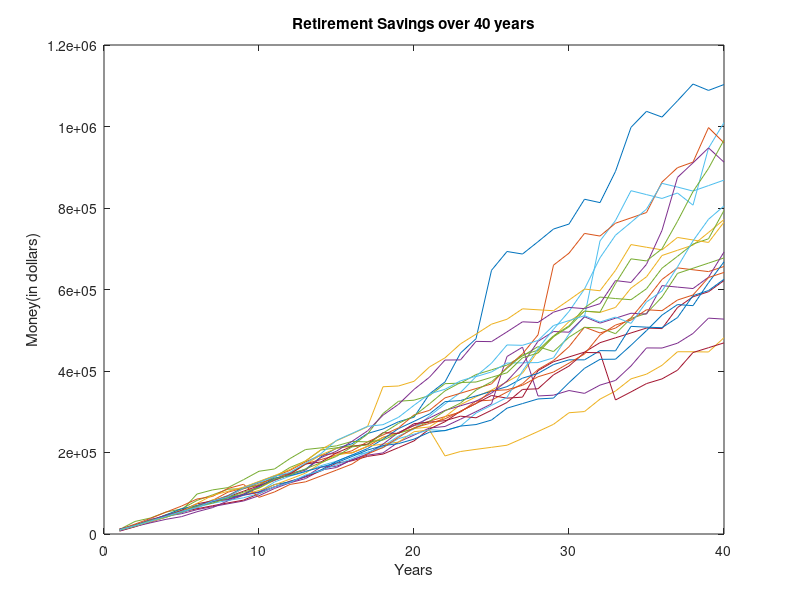

Write the MATLAB code that produced this figure.
%Minjun Park, CAAM 210, 11/27/15
%
%Description: With allocated amounts of stocks, bonds, bank, inverted, and
%casino, this project returns savings in the end of each year over 40 years
%
%Example: firstyear = oneyear(7000, 0, 0, 3000, 0)
%
%USAGE: decide how much money to invest in each category(stocks, bonds,
%bank, inverted, casino). considering the probability of type of the year and
%the probability within the category, make strategy
%
function oneyeardriver
for j =1:20 %repeat 20 times
    
n = 1:40; %over 40 years
firstyear = oneyear(7000, 0, 0, 3000, 0); %first year investment
for i = n;  
    if i < 10 %from year 1 to 9
    nextyear = oneyear(firstyear*0.9, firstyear*0.1, 0, 0, 0); %Strategy 1
    firstyear = nextyear+10000; %adding 10000 every year
    end
    if i >=10 && i <15 %from year 10 to 14
    nextyear = oneyear(firstyear*0.7, firstyear*0.1, firstyear*0.2, 0, 0); %Strategy 2
    firstyear = nextyear+10000; %adding 10000 every year
    end
    if i>=15 && i <= 40 %from year 15 to 40
    nextyear = oneyear(firstyear*0.6, firstyear*0.1, firstyear*0.3, 0, 0); %Strategy 3
    firstyear = nextyear+10000; %adding 10000 every year
    end
    %nextyear = 10000 + nextyear
    average(i) = nextyear; % value of end of the year
end

plot(n, average) %years in x-axis, money in y-axis
title('Retirement Savings over 40 years') %title
xlabel('Years') %x-axis
ylabel('Money(in dollars)') %y-axis
hold on
end

c=0; %initialization
a = [];
for j = 1:2000 %repreat 2000 times
n = 1:40;
firstyear = oneyear(7000, 0, 0, 3000, 0); 
for i = n  
    if i < 25
    nextyear = oneyear(firstyear*0.9, firstyear*0.1, 0, 0, 0);
    firstyear = nextyear + 10000;
    end
    if i >=25 && i <35
    nextyear = oneyear(firstyear*0.7, firstyear*0.1, firstyear*0.2, 0, 0);
    firstyear = nextyear + 10000;
    end
    if i>=35 && i <= 40
    nextyear = oneyear(firstyear*0.6, firstyear*0.1, firstyear*0.3, 0, 0);
    firstyear = nextyear + 10000;  
    end
    average(i) = nextyear;
end %{same code as precedent}
k = average(40); %outcome of the 40th year
if k > 1500000 %if the 40th year is greater than 1500000
    c = c+1; %increment c
end
a = [average(40) a]; %getting values of the last years in 2000 repetitions
end
mx = max(a); %maximum
mn = min(a); %minimum
med = median(a); %median
ave = mean(a); %mean
disp('Trials: 2000')
disp('Maximum Ending Value:')
disp(mx)
disp('Median Ending Value:')
disp(med)
disp('Mean Ending Value:')
disp(ave)
disp('Minimum Ending Value:')
disp(mn)
disp('Proportion above 1500000:')
disp(c/2000) % getting proportion that is greater than 1500000
end

function [outputdollars] = oneyear(stocks, bonds, bank, inverted, casino)

yearrand = rand(); % determines how the particular year went
bucketrand = rand(); %getting random number from 0 to 1
if yearrand < 0.05
    yeartype=0; %catastrophic year
elseif yearrand < 0.50
    yeartype =1;%average year
elseif yearrand < 0.95
    yeartype =2; %Good year
elseif yearrand<= 1
    yeartype =3; %Steller year
end

if yeartype == 0 %catastrophic year
    if bucketrand < 0.2 % stocks change
        stocks = stocks*0.6; %reduced by 40%
    elseif bucketrand < 0.6 
        stocks = stocks*0.92; %reduced by 8%
    elseif bucketrand < 0.8
        stocks = stocks*0.96; %reduced by 4%
    elseif bucketrand <= 1
        stocks; %value stays the same
    end
    
    if bucketrand < 0.2 %bonds change
        bonds = bonds*0.6;
    elseif bucketrand < 0.6
        bonds = bonds*0.98;
    elseif bucketrand < 0.8
        bonds = bonds*0.99;
    elseif bucketrand <= 1
        bonds;
    end
    %{same rule applies as before, and the rest has the same rule}
    if bucketrand < 0.2 %inverted change
        inverted = inverted*0.94;
    elseif bucketrand < 0.6
        inverted;
    elseif bucketrand < 0.8
        inverted = inverted*1.06; %increased by 6%
    elseif bucketrand <= 1
        inverted = inverted*1.12; %increased by 12%
    end
end

if yeartype ==1 %Average year
     if bucketrand < 0.2 % stocks change
        stocks = stocks*0.96;
    elseif bucketrand < 0.6
        stocks;
    elseif bucketrand < 0.8
        stocks = stocks*1.04;
    elseif bucketrand <= 1
        stocks = stocks*1.10;
    end
    
    if bucketrand < 0.2 %bonds change
        bonds = bonds*0.98;
    elseif bucketrand < 0.6
        bonds = bonds*1.01;
    elseif bucketrand < 0.8
        bonds = bonds*1.02;
    elseif bucketrand <= 1
        bonds = bonds*1.03;
    end
    
    if bucketrand < 0.2 %inverted change
        inverted = inverted*0.94;
    elseif bucketrand < 0.6
        inverted;
    elseif bucketrand < 0.8
        inverted = inverted*1.06;
    elseif bucketrand <= 1
        inverted = inverted*1.12;
    end    
end

if yeartype ==2 %Good year
     if bucketrand < 0.2 % stocks change
        stocks = stocks*0.96;
    elseif bucketrand < 0.6
        stocks=stocks*1.04;
    elseif bucketrand < 0.8
        stocks = stocks*1.08;
    elseif bucketrand <= 1
        stocks = stocks*1.12;
    end
    
    if bucketrand < 0.2 %bonds change
        bonds = bonds*0.99;
    elseif bucketrand < 0.6
        bonds = bonds*1.02;
    elseif bucketrand < 0.8
        bonds = bonds*1.04;
    elseif bucketrand <= 1
        bonds = bonds*1.06;
    end
    
    if bucketrand < 0.2 %inverted change
        inverted = inverted*0.95;
    elseif bucketrand < 0.6
        inverted=inverted*1.02;
    elseif bucketrand < 0.8
        inverted = inverted*1.03;
    elseif bucketrand <= 1
        inverted = inverted*1.04;
    end    
end

if yeartype ==3 %Steller year
     if bucketrand < 0.2 % stocks change
        stocks = stocks*1.08;
    elseif bucketrand < 0.6
        stocks = stocks*1.16;
    elseif bucketrand < 0.8
        stocks = stocks*1.24;
    elseif bucketrand <= 1
        stocks = stocks*1.50;
    end
    
    if bucketrand < 0.2 %bonds change
        bonds = bonds*1.08;
    elseif bucketrand < 0.6
        bonds = bonds*1.10;
    elseif bucketrand < 0.8
        bonds = bonds*1.12;
    elseif bucketrand <= 1
        bonds = bonds*1.20;
    end
    
    if bucketrand < 0.2 %inverted change
        inverted = inverted*0.96;
    elseif bucketrand < 0.6
        inverted = inverted*1.01;
    elseif bucketrand < 0.8
        inverted = inverted*1.02;
    elseif bucketrand <= 1
        inverted = inverted*1.03;
    end    
end
%{this data is given by the project}
%{each category has own probability that corresponds to the type of the year}

if bucketrand < 0.999 
    bank = bank*1.01;%1 percent increase in saving
else bank = bank*0.8; %loosing 20% with the chance of 0.01%
end
%{bank deposit returns}

if bucketrand < 0.5
    casino = casino*1.90; % getting 90% increase
else casino = 0; %losing all the money
end
%{casino returns}

outputdollars = stocks+bonds+bank+inverted+casino; %this gives the final value of total money after one year, by adding all 4 categories
end
%{this function is used for the strategy to calculate different probabilities}